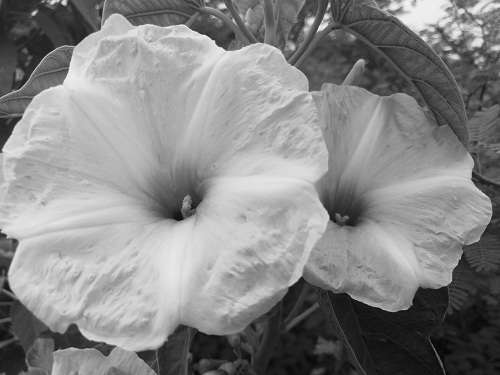
//> input picture Laboratorio3/Gray.jpg, 500 x 375 px
$ ./main   (built with g++ and OpenCV 4)
//> lines starting //> are read from the running program, lines starting //| are printed output that depends on the picture
#include <opencv2/opencv.hpp>
#include <iostream>

using namespace std;
using namespace cv;

void mostrar(const Mat& mapaColor) {
    int width = 256;
    int height = 50;
    Mat ver(height, width, CV_8UC3);

    for (int i = 0; i < 256; ++i) {
        Vec3b color = mapaColor.at<Vec3b>(0, i);
        for (int j = 0; j < height; ++j) {
            ver.at<Vec3b>(j, i) = color;
        }
    }

    imshow("Mapa de Colores", ver);
    imwrite("Mapadecolor.jpeg", ver);

    waitKey(0);
    destroyAllWindows();
}

Mat transformar(const Mat& img, const Mat& mapaColor) {
    Mat imgRGB = img.clone();
    Mat resultado(imgRGB.size(), imgRGB.type());

    for (int y = 0; y < imgRGB.rows; ++y) {
        for (int x = 0; x < imgRGB.cols; ++x) {
            Vec3b pixel = imgRGB.at<Vec3b>(y, x);

            uchar b = pixel[0];
            uchar g = pixel[1];
            uchar r = pixel[2];

            Vec3b nuevoColor = Vec3b(
                mapaColor.at<Vec3b>(0, b)[0],
                mapaColor.at<Vec3b>(0, g)[1],
                mapaColor.at<Vec3b>(0, r)[2]
            );

            resultado.at<Vec3b>(y, x) = nuevoColor;
        }
    }

    return resultado;
}


int main() {
    Mat img = imread("Gray.jpg");
//> img is the input picture: 375 rows x 500 cols, CV_8UC3; min 0, max 255, mean 134.8

    imshow("Original", img);
    waitKey(0);
    destroyAllWindows();

    Mat mapaColor(1, 256, CV_8UC3);

    for (int i = 0; i < 256; ++i) {
        uchar r,g,b;

        //r = rand() % 256;
        //g = rand() % 256;
        //b = rand() % 256;

        if (i < 64) {
            r = 192+i; g = 66; b = 255-i;
        } else if (i < 128) {
            r = 0; g = i; b = 255;
        } else if (i < 192) {
            r = 0; g = 255; b = i;
        } else {
            r = 255 ; g = 15 + (i/2); b = 143 + (i);

        }

        mapaColor.at<Vec3b>(0, i) = Vec3b(b, g, r);
    }

    mostrar(mapaColor);
//> in mostrar, `imshow("Mapa de Colores", ver);`:
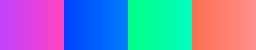
//> window 'Mapa de Colores': 50 rows x 256 cols, CV_8UC3; mean B, G, R 187.1, 135.8, 119.6

    Mat colored;
    colored = transformar(img, mapaColor);
//> after the loop in transformar, `for (int y = 0; y < imgRGB.rows; ++y)`:
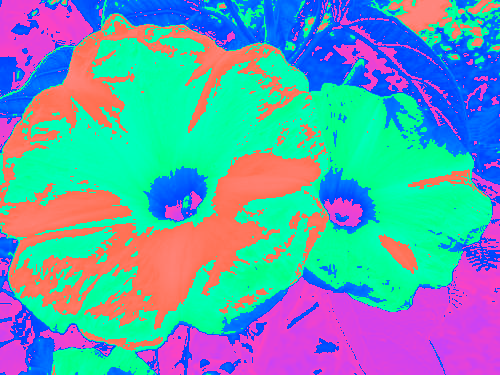
//> resultado: 375 rows x 500 cols, CV_8UC3; mean B, G, R 178.9, 157.9, 96.1

    imshow("Mapa de color personalizado", colored);

    waitKey(0);
    destroyAllWindows();

    imwrite("NuevaIMG.jpg", colored);

    return 0;
}


//g++ rotar.cpp -o rotar `pkg-config --cflags --libs opencv4`
